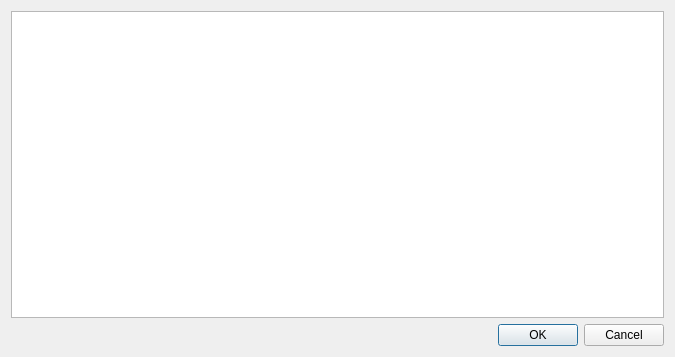
<?xml version="1.0" encoding="UTF-8"?>
<ui version="4.0">
 <class>EditQuestion</class>
 <widget class="QDialog" name="EditQuestion">
  <property name="geometry">
   <rect>
    <x>0</x>
    <y>0</y>
    <width>675</width>
    <height>357</height>
   </rect>
  </property>
  <property name="windowTitle">
   <string>Dialog</string>
  </property>
  <layout class="QVBoxLayout" name="verticalLayout">
   <item>
    <widget class="QPlainTextEdit" name="questText"/>
   </item>
   <item>
    <widget class="QDialogButtonBox" name="buttonBox">
     <property name="orientation">
      <enum>Qt::Horizontal</enum>
     </property>
     <property name="standardButtons">
      <set>QDialogButtonBox::Cancel|QDialogButtonBox::Ok</set>
     </property>
    </widget>
   </item>
  </layout>
 </widget>
 <resources/>
 <connections>
  <connection>
   <sender>buttonBox</sender>
   <signal>accepted()</signal>
   <receiver>EditQuestion</receiver>
   <slot>accept()</slot>
   <hints>
    <hint type="sourcelabel">
     <x>248</x>
     <y>254</y>
    </hint>
    <hint type="destinationlabel">
     <x>157</x>
     <y>274</y>
    </hint>
   </hints>
  </connection>
  <connection>
   <sender>buttonBox</sender>
   <signal>rejected()</signal>
   <receiver>EditQuestion</receiver>
   <slot>reject()</slot>
   <hints>
    <hint type="sourcelabel">
     <x>316</x>
     <y>260</y>
    </hint>
    <hint type="destinationlabel">
     <x>286</x>
     <y>274</y>
    </hint>
   </hints>
  </connection>
 </connections>
</ui>
